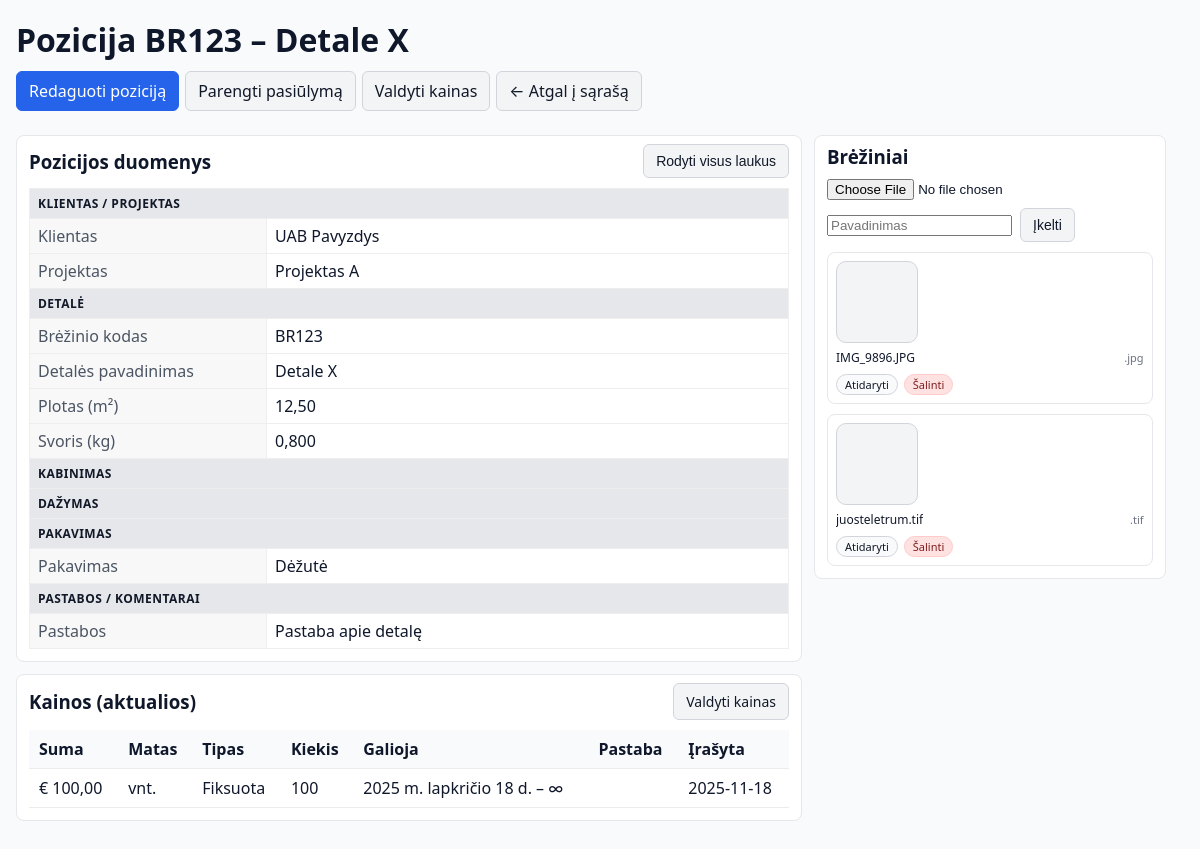
/pozicijos/47/, run on the app's committed database.
### pozicijos/models.py (models this page shows, shortened)
class Pozicija(models.Model):
    klientas = models.CharField("Klientas", max_length=255, null=True, blank=True)
    projektas = models.CharField("Projektas", max_length=255, null=True, blank=True)
    poz_kodas = models.CharField("Kodas", max_length=100)
    poz_pavad = models.CharField("Pavadinimas", max_length=255)
    metalas = models.CharField("Metalas", max_length=120, null=True, blank=True)
    plotas = models.DecimalField("Plotas", max_digits=10, decimal_places=2, null=True, blank=True)
    svoris = models.DecimalField("Svoris", max_digits=10, decimal_places=3, null=True, blank=True)
    kabinimo_budas = models.CharField("Kabinimo būdas", max_length=120, null=True, blank=True)
    kabinimas_reme = models.CharField("Kabinimas rėme", max_length=120, null=True, blank=True)
    detaliu_kiekis_reme = models.IntegerField("Detalių kiekis rėme", null=True, blank=True)
    faktinis_kiekis_reme = models.IntegerField("Faktinis kiekis rėme", null=True, blank=True)
    paruosimas = models.CharField("Paruošimas", max_length=200, null=True, blank=True)
    padengimas = models.CharField("Padengimas", max_length=200, null=True, blank=True)
    padengimo_standartas = models.CharField("Padengimo standartas", max_length=200, null=True, blank=True)
    spalva = models.CharField("Spalva", max_length=120, null=True, blank=True)
    maskavimas = models.CharField("Maskavimas", max_length=200, null=True, blank=True)
    atlikimo_terminas = models.DateField("Atlikimo terminas", null=True, blank=True)
    testai_kokybe = models.CharField("Testai / kokybė", max_length=255, null=True, blank=True)
    pakavimas = models.CharField("Pakavimas", max_length=255, null=True, blank=True)
    instrukcija = models.TextField("Instrukcija", null=True, blank=True)
    pakavimo_dienos_norma = models.CharField("Pakavimo dienos norma", max_length=120, null=True, blank=True)
    pak_po_ktl = models.CharField("Pakavimas po KTL", max_length=255, null=True, blank=True)
    pak_po_milt = models.CharField("Pakavimas po miltelinio", max_length=255, null=True, blank=True)
    kaina_eur = models.DecimalField("Dabartinė kaina (EUR)", max_digits=12, decimal_places=2, null=True, blank=True)
    pastabos = models.TextField("Pastabos", null=True, blank=True)
    created = models.DateTimeField("Sukurta", auto_now_add=True, null=True, blank=True)
    updated = models.DateTimeField("Atnaujinta", auto_now=True, null=True, blank=True)
    class Meta:
        ordering = ["-created", "-id"]
        verbose_name = "Pozicija"
        verbose_name_plural = "Pozicijos"
    def aktualios_kainos(self, matas: str | None = None, as_of=None):
        as_of = (as_of or timezone.now().date())
        qs = self.kainu_eilutes.filter(
            busena="aktuali"
        ).filter(
            Q(galioja_nuo__isnull=True) | Q(galioja_nuo__lte=as_of)
        ).filter(
            Q(galioja_iki__isnull=True) | Q(galioja_iki__gte=as_of)
        )
        if matas:
            qs = qs.filter(matas=matas)
        return qs.order_by("yra_fiksuota", "kiekis_nuo", "fiksuotas_kiekis", "prioritetas", "-created")

class KainosEilute(models.Model):
    MATAS_CHOICES = [("vnt.", "vnt."), ("kg", "kg"), ("m2", "m2")]
    BUSENA_CHOICES = [("aktuali", "Aktuali"), ("sena", "Sena"), ("pasiulymas", "Pasiūlymas")]
    pozicija = models.ForeignKey(Pozicija, on_delete=models.CASCADE, related_name="kainu_eilutes")
    kaina = models.DecimalField("Kaina", max_digits=12, decimal_places=2)
    matas = models.CharField("Matas", max_length=10, choices=MATAS_CHOICES, default="vnt.", db_index=True)
    yra_fiksuota = models.BooleanField("Fiksuotas kiekis", default=False, db_index=True)
    fiksuotas_kiekis = models.IntegerField("Fiksuotas kiekis", null=True, blank=True)
    kiekis_nuo = models.IntegerField("Kiekis nuo", null=True, blank=True)
    kiekis_iki = models.IntegerField("Kiekis iki", null=True, blank=True)
    galioja_nuo = models.DateField("Galioja nuo", null=True, blank=True, db_index=True)
    galioja_iki = models.DateField("Galioja iki", null=True, blank=True, db_index=True)
    busena = models.CharField("Būsena", max_length=20, choices=BUSENA_CHOICES, default="aktuali", db_index=True)
    prioritetas = models.IntegerField("Prioritetas", default=100, help_text="Mažesnis laimi, kai yra keli galimi")
    pastaba = models.TextField("Pastaba", null=True, blank=True)
    created = models.DateTimeField(auto_now_add=True, db_index=True)
    updated = models.DateTimeField(auto_now=True)
    history = HistoricalRecords()
    class Meta:
        indexes = [
            Index(fields=["pozicija", "matas", "busena"]),
            Index(fields=["pozicija", "created"]),
            Index(fields=["pozicija", "galioja_nuo", "galioja_iki"]),
        ]
        constraints = [
            UniqueConstraint(
                condition=Q(busena="aktuali", yra_fiksuota=True),
                fields=["pozicija", "matas", "fiksuotas_kiekis"],
                name="uniq_aktuali_fiksuota",
            ),
        ]
        ordering = ["-created"]
        verbose_name = "Kainos eilutė"
        verbose_name_plural = "Kainų eilutės"

class PozicijosBrezinys(models.Model):
    pozicija = models.ForeignKey(Pozicija, on_delete=models.CASCADE, related_name="breziniai")
    pavadinimas = models.CharField("Pavadinimas", max_length=255, blank=True)
    failas = models.FileField("Brėžinys", upload_to="pozicijos/breziniai/%Y/%m/")
    uploaded = models.DateTimeField(auto_now_add=True)
    preview = models.ImageField(
        "Miniatiūra",
        upload_to="pozicijos/breziniai/previews/",
        null=True,
        blank=True,
        help_text="Automatiškai sugeneruota PNG miniatiūra.",
    )
    class Meta:
        ordering = ["-uploaded"]
    @property
    def filename(self) -> str:
        name = getattr(self.failas, "name", "") or ""
        return os.path.basename(name)
    @property
    def ext(self) -> str:
        name = (getattr(self.failas, "name", "") or "").lower()
        _, ext = os.path.splitext(name)
        return (ext or "").lstrip(".")
    @property
    def thumb_url(self) -> str | None:
        if self.preview:
            try:
                return self.preview.url
            except Exception:
                pass

### pozicijos/views.py (the view)
# urls.py: path("<int:pk>/", views.pozicija_detail, name="detail"),
def pozicija_detail(request, pk):
    poz = get_object_or_404(Pozicija, pk=pk)
    kainos_akt = poz.aktualios_kainos()
    context = {
        "pozicija": poz,
        "columns_schema": COLUMNS,   # kad detail‘e eitume per visą schemą
        "kainos_akt": kainos_akt,    # lentelė „Kainos (aktualios)“
    }
    return render(request, "pozicijos/detail.html", context)

### pozicijos/templates/pozicijos/detail.html (shortened to what this page needs)
{% extends "base.html" %}
{% load attr %}
{% block content %}
<h1 class="page-title">Pozicija {{ pozicija.poz_kodas }} – {{ pozicija.poz_pavad }}</h1>
<div class="actions">
  <a href="{% url 'pozicijos:edit' pozicija.pk %}" class="btn">Redaguoti poziciją</a>
  <a href="{% url 'pozicijos:proposal_prepare' pozicija.pk %}" class="btn btn-secondary">Parengti pasiūlymą</a>
  <a href="{% url 'pozicijos:kainos_list' pozicija.pk %}" class="btn btn-secondary">Valdyti kainas</a>
  <a href="{% url 'pozicijos:list' %}" class="btn btn-secondary">← Atgal į sąrašą</a>
</div>
<div class="two-col">
  <section class="col-left">
    <div class="box">
      <div class="box-head">
        <h3>Pozicijos duomenys</h3>
        <div class="box-head-actions">
          <button type="button"
                  class="btn btn-secondary btn-sm"
                  id="toggle-empty-rows">
          </button>
        </div>
      </div>
      <table class="detail-table">
        <tbody>
          <tr class="detail-group">
            <th colspan="2">Klientas / projektas</th>
          </tr>
          <tr class="detail-row{% if not pozicija.klientas %} row-empty{% endif %}">
            <th>Klientas</th>
            <td>
              {% if pozicija.klientas %}
                {{ pozicija.klientas }}
              {% else %}
                <span class="value-empty">—</span>
              {% endif %}
            </td>
          </tr>
          <tr class="detail-row{% if not pozicija.projektas %} row-empty{% endif %}">
            <th>Projektas</th>
            <td>
              {% if pozicija.projektas %}
                {{ pozicija.projektas }}
              {% else %}
                <span class="value-empty">—</span>
              {% endif %}
            </td>
          </tr>
          <tr class="detail-group">
            <th colspan="2">Detalė</th>
          </tr>
          <tr class="detail-row{% if not pozicija.poz_kodas %} row-empty{% endif %}">
            <th>Brėžinio kodas</th>
            <td>
              {% if pozicija.poz_kodas %}
                {{ pozicija.poz_kodas }}
              {% else %}
                <span class="value-empty">—</span>
              {% endif %}
            </td>
          </tr>
          <tr class="detail-row{% if not pozicija.poz_pavad %} row-empty{% endif %}">
            <th>Detalės pavadinimas</th>
            <td>
              {% if pozicija.poz_pavad %}
                {{ pozicija.poz_pavad }}
              {% else %}
                <span class="value-empty">—</span>
              {% endif %}
            </td>
          </tr>
          <tr class="detail-row{% if not pozicija.plotas %} row-empty{% endif %}">
            <th>Plotas (m²)</th>
            <td>
              {% if pozicija.plotas %}
                {{ pozicija.plotas }}
              {% else %}
                <span class="value-empty">—</span>
              {% endif %}
            </td>
          </tr>
          <tr class="detail-row{% if not pozicija.svoris %} row-empty{% endif %}">
            <th>Svoris (kg)</th>
            <td>
              {% if pozicija.svoris %}
                {{ pozicija.svoris }}
              {% else %}
                <span class="value-empty">—</span>
              {% endif %}
            </td>
          </tr>
          <tr class="detail-group">
            <th colspan="2">Kabinimas</th>
          </tr>
          <tr class="detail-group">
            <th colspan="2">Dažymas</th>
          </tr>
          <tr class="detail-group">
            <th colspan="2">Pakavimas</th>
          </tr>
          <tr class="detail-row{% if not pozicija.pakavimas %} row-empty{% endif %}">
            <th>Pakavimas</th>
            <td>
              {% if pozicija.pakavimas %}
                {{ pozicija.pakavimas }}
              {% else %}
                <span class="value-empty">—</span>
              {% endif %}
            </td>
          </tr>
          <tr class="detail-group">
            <th colspan="2">Pastabos / komentarai</th>
          </tr>
          <tr class="detail-row{% if not pozicija.pastabos %} row-empty{% endif %}">
            <th>Pastabos</th>
            <td>
              {% if pozicija.pastabos %}
                <div class="notes-multiline">{{ pozicija.pastabos|linebreaksbr }}</div>
              {% else %}
                <span class="value-empty">—</span>
              {% endif %}
            </td>
          </tr>
        </tbody>
      </table>
    </div>
    <div class="box">
      <div class="box-head">
        <h3>Kainos (aktualios)</h3>
        <div class="box-head-actions">
          <a class="btn btn-secondary btn-sm" href="{% url 'pozicijos:kainos_list' pozicija.pk %}">Valdyti kainas</a>
        </div>
      </div>
      {% if kainos_akt %}
        <div class="table-wrap">
          <table class="table zebra">
            <thead>
              <tr>
                <th>Suma</th>
                <th>Matas</th>
                <th>Tipas</th>
                <th>Kiekis</th>
                <th>Galioja</th>
                <th>Pastaba</th>
                <th>Įrašyta</th>
              </tr>
            </thead>
            <tbody>
              {% for k in kainos_akt %}
                <tr>
                  <td>€ {{ k.kaina }}</td>
                  <td>{{ k.matas }}</td>
                  <td>{% if k.yra_fiksuota %}Fiksuota{% else %}Intervalas{% endif %}</td>
                  <td>
                    {% if k.yra_fiksuota %}
                      {{ k.fiksuotas_kiekis }}
                    {% else %}
                      {{ k.kiekis_nuo|default:"–" }} – {{ k.kiekis_iki|default:"∞" }}
                    {% endif %}
                  </td>
                  <td>{{ k.galioja_nuo|default:"–" }} – {{ k.galioja_iki|default:"∞" }}</td>
                  <td>{{ k.pastaba|default:"" }}</td>
                  <td>{{ k.created|date:"Y-m-d" }}</td>
                </tr>
              {% endfor %}
            </tbody>
          </table>
        </div>
      {% else %}
        <p class="muted">Nėra pažymėtų „aktuali“ kainų.</p>
      {% endif %}
    </div>
  </section>
  <section class="col-right">
    <div class="box">
      <div class="box-head">
        <h3>Brėžiniai</h3>
      </div>
      <form action="{% url 'pozicijos:brezinys_upload' pozicija.pk %}"
            method="post" enctype="multipart/form-data" class="upload-row">
        <input type="file" name="failas" required>
        <input type="text" name="pavadinimas" placeholder="Pavadinimas">
        <button type="submit" class="btn btn-secondary btn-sm">Įkelti</button>
      </form>
      {% if pozicija.breziniai.all %}
        <div class="brez-grid">
          {% for b in pozicija.breziniai.all %}
            <div class="brez-card">
              <a class="thumb" href="{{ b.failas.url }}" target="_blank" rel="noopener"
                 title="{{ b.pavadinimas|default:b.filename }}">
              </a>
              <div class="meta">
                <div class="name" title="{{ b.pavadinimas|default:b.filename }}">{{ b.pavadinimas|default:b.filename }}</div>
                <div class="ext">.{{ b.ext|default:"failas" }}</div>
              </div>
              <div class="card-actions">
                <a class="btn-xxs" href="{{ b.failas.url }}" target="_blank" rel="noopener" title="Atidaryti">Atidaryti</a>
                <a class="btn-xxs danger" href="{% url 'pozicijos:brezinys_delete' pozicija.pk b.pk %}" title="Šalinti">Šalinti</a>
              </div>
            </div>
          {% endfor %}
        </div>
      {% else %}
        <p class="muted">Brėžinių nėra.</p>
      {% endif %}
    </div>
  </section>
</div>
{% endblock %}

### data on the page
Pozicija: poz_kodas "BR123", poz_pavad "Detale X", klientas "UAB Pavyzdys", projektas "Projektas A", plotas "12,50", svoris "0,800", pakavimas "Dėžutė", pastabos "Pastaba apie detalę"
KainosEilute: kaina "100,00", matas "vnt.", yra_fiksuota "Fiksuota", fiksuotas_kiekis "100", galioja_nuo "2025 m. lapkričio 18 d.", galioja_iki "∞", created "2025-11-18"
PozicijosBrezinys: pavadinimas "IMG_9896.JPG", ext "jpg"
PozicijosBrezinys: pavadinimas "juosteletrum.tif", ext "tif"
